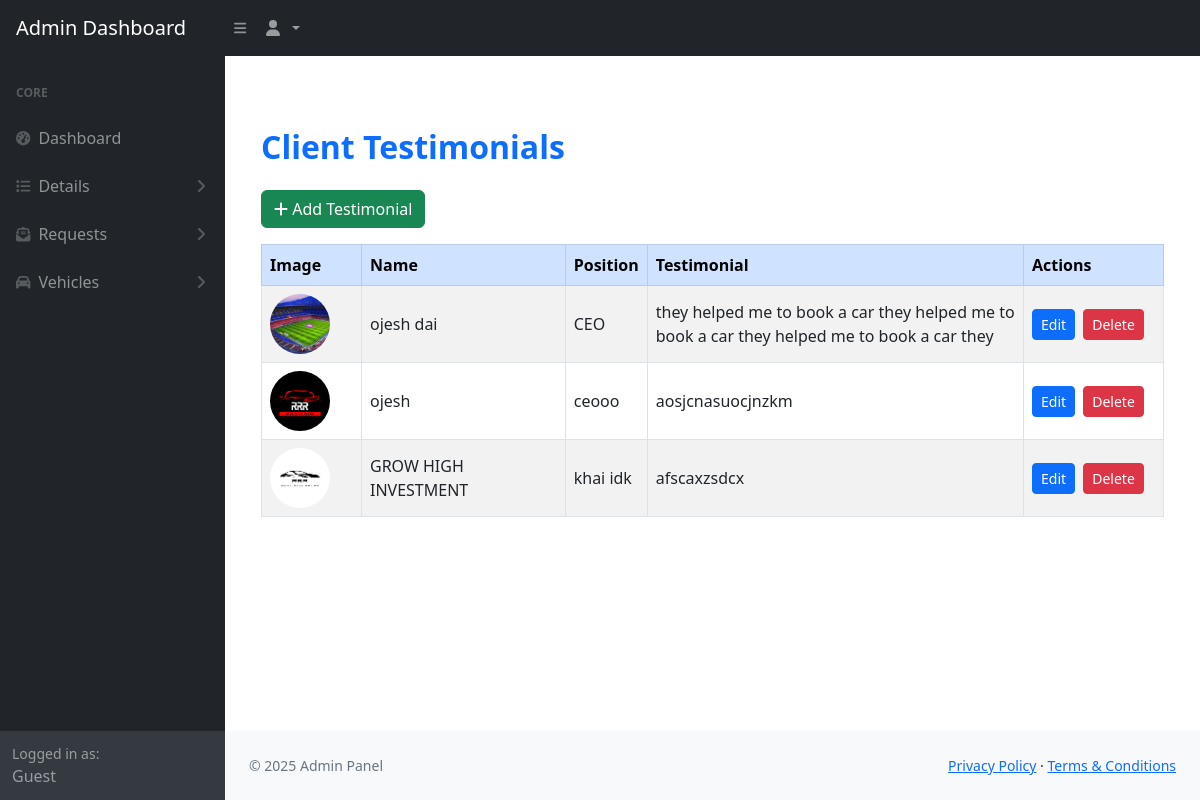
The app's page /dashboard/admin/testimonials/, older data.
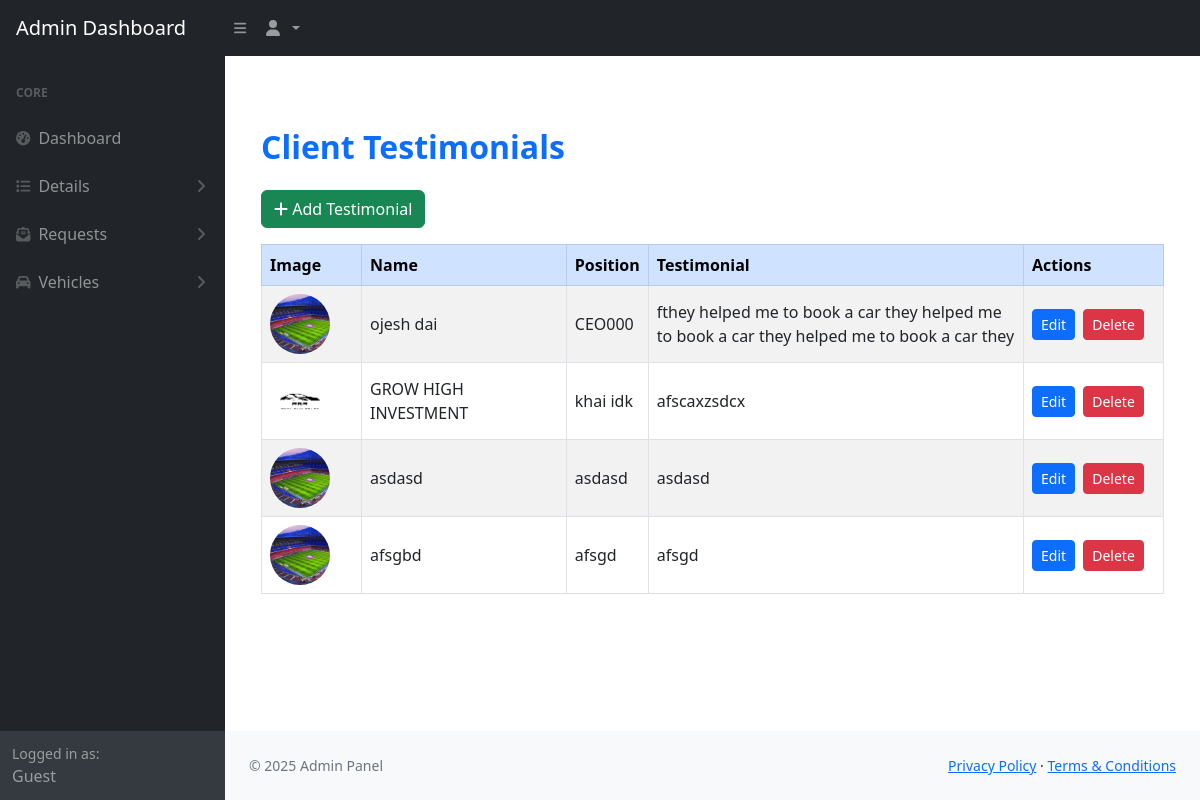
The same page, newer data.
### app/models.py (models this page shows, shortened)
class Testimonial(models.Model):
    person_image = models.ImageField(upload_to='testimonials/person_images/')
    testimonial = models.TextField()
    name = models.CharField(max_length=100)
    position = models.CharField(max_length=100)

### dashboard/views.py (the view)
# urls.py: path('admin/testimonials/', views.admin_testimonials, name='admin_testimonials'),
def admin_testimonials(request):
    testimonials = Testimonial.objects.all()
    return render(request, 'dashboard/testimonial/admin_testimonials.html', {'testimonials': testimonials})

### app/context_processors.py (called while the page is built)
def contact_detail(request):
    detail = ContactDetail.objects.first()
    return {'contact_detail': detail}

### templates/dashboard/testimonial/admin_testimonials.html (shortened to what this page needs)
{% extends 'dashboard/base/admin_base.html' %}
{% block content %}
<div class="container my-5">
  <h2 class="mb-4 text-primary fw-bold">Client Testimonials</h2>
  <a href="{% url 'add_testimonial' %}" class="btn btn-success mb-3">
    <i class="fas fa-plus"></i> Add Testimonial
  </a>
  <table class="table table-striped table-bordered align-middle">
    <thead class="table-primary">
      <tr>
        <th scope="col" style="width: 100px;">Image</th>
        <th scope="col">Name</th>
        <th scope="col">Position</th>
        <th scope="col">Testimonial</th>
        <th scope="col" style="width: 140px;">Actions</th>
      </tr>
    </thead>
    <tbody>
      {% for t in testimonials %}
      <tr>
        <td>
          {% if t.person_image %}
          <img src="{{ t.person_image.url }}" alt="{{ t.name }}" class="rounded-circle" style="width: 60px; height: 60px; object-fit: cover;">
          {% else %}
          <div class="bg-secondary rounded-circle" style="width: 60px; height: 60px;"></div>
          {% endif %}
        </td>
        <td>{{ t.name }}</td>
        <td>{{ t.position }}</td>
        <td style="max-width: 400px;">{{ t.testimonial|truncatewords:30 }}</td>
        <td>
          <a href="{% url 'edit_testimonial' t.id %}" class="btn btn-sm btn-primary me-1">Edit</a>
          <a href="{% url 'delete_testimonial' t.id %}" class="btn btn-sm btn-danger" onclick="return confirm('Are you sure?');">Delete</a>
        </td>
      </tr>
      {% empty %}
      <tr>
        <td colspan="5" class="text-center">No testimonials found.</td>
      </tr>
      {% endfor %}
    </tbody>
  </table>
</div>
{% endblock %}

Row changes from the older to the newer data that the page shows:
removed Testimonial: person_image (picture), name "ojesh", position "ceooo", testimonial "aosjcnasuocjnzkm"
changed Testimonial "ojesh dai": position "CEO" → "CEO000"; testimonial "they helped me to book a car they helped me to book a car they helped me to book a car they" → "fthey helped me to book a car they helped me to book a car they helped me to book a car they"
added Testimonial: person_image (picture), name "asdasd", position "asdasd", testimonial "asdasd"
added Testimonial: person_image (picture), name "afsgbd", position "afsgd", testimonial "afsgd"
